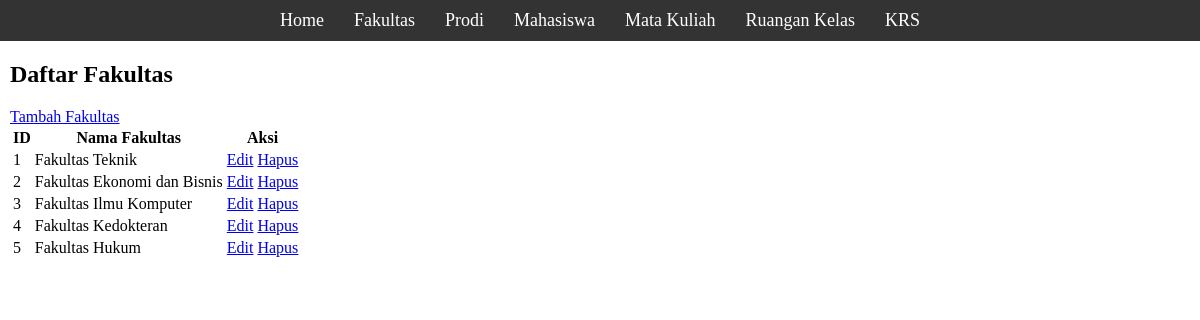
The page /page/fakultas/index.php on the database its author committed.
### tables this page shows
CREATE TABLE Fakultas (
    id INT AUTO_INCREMENT PRIMARY KEY,
    name VARCHAR(255) NOT NULL
);

### page/fakultas/index.php (the view, shortened to what this page needs)
<?php
include "../../config/conn.php";
$query = "SELECT * FROM Fakultas";
$result = mysqli_query($conn, $query);
?>
<!DOCTYPE html>
<html lang="en">
<head>
  <link rel="stylesheet" href="../../style.css">
</head>
<body>
  <header>
    <nav>
      <a href="../../dashboard.php">Home</a>
      <a href="../fakultas/index.php">Fakultas</a>
      <a href="../prodi/index.php">Prodi</a>
      <a href="../mahasiswa/index.php">Mahasiswa</a>
      <a href="../matakuliah/index.php">Mata Kuliah</a>
      <a href="../ruangankelas/index.php">Ruangan Kelas</a>
      <a href="../krs/index.php">KRS</a>
    </nav>
  </header>
  <main>
    <h2>Daftar Fakultas</h2>
    <a href="create.php">Tambah Fakultas</a>
    <table>
      <tr>
        <th>ID</th>
        <th>Nama Fakultas</th>
        <th>Aksi</th>
      </tr>
      <?php while ($row = mysqli_fetch_assoc($result)): ?>
        <tr>
          <td><?= $row['id'] ?></td>
          <td><?= $row['name'] ?></td>
          <td>
            <a href="edit.php?id=<?= $row['id'] ?>">Edit</a>
            <a href="../../controller/FakultasController.php?action=delete&id=<?= $row['id'] ?>">Hapus</a>
          </td>
        </tr>
      <?php endwhile; ?>
    </table>
  </main>
</body>
</html>

### style.css (style rules this page uses)
body { margin: 0; }
main { margin: 10px; }
header { background-color: #333; justify-content: center; display: flex; align-items: center; padding: 10px; }

### rows shown on the page
fakultas: id "1", name "Fakultas Teknik"
fakultas: id "2", name "Fakultas Ekonomi dan Bisnis"
fakultas: id "3", name "Fakultas Ilmu Komputer"
fakultas: id "4", name "Fakultas Kedokteran"
fakultas: id "5", name "Fakultas Hukum"
